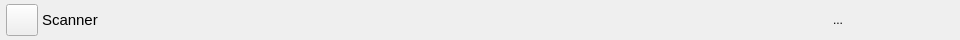
<?xml version="1.0" encoding="UTF-8"?>
<ui version="4.0">
 <class>TitleBar</class>
 <widget class="QWidget" name="TitleBar">
  <property name="geometry">
   <rect>
    <x>0</x>
    <y>0</y>
    <width>960</width>
    <height>40</height>
   </rect>
  </property>
  <property name="sizePolicy">
   <sizepolicy hsizetype="Preferred" vsizetype="Preferred">
    <horstretch>0</horstretch>
    <verstretch>0</verstretch>
   </sizepolicy>
  </property>
  <property name="minimumSize">
   <size>
    <width>960</width>
    <height>40</height>
   </size>
  </property>
  <property name="mouseTracking">
   <bool>true</bool>
  </property>
  <property name="windowTitle">
   <string>Form</string>
  </property>
  <layout class="QHBoxLayout" name="horizontalLayout">
   <property name="spacing">
    <number>4</number>
   </property>
   <property name="leftMargin">
    <number>0</number>
   </property>
   <property name="topMargin">
    <number>0</number>
   </property>
   <property name="rightMargin">
    <number>0</number>
   </property>
   <property name="bottomMargin">
    <number>0</number>
   </property>
   <item>
    <layout class="QHBoxLayout" name="m_hLogoLayout">
     <property name="spacing">
      <number>4</number>
     </property>
     <property name="leftMargin">
      <number>6</number>
     </property>
     <property name="topMargin">
      <number>0</number>
     </property>
     <item>
      <widget class="QPushButton" name="m_logoBtn">
       <property name="minimumSize">
        <size>
         <width>24</width>
         <height>24</height>
        </size>
       </property>
       <property name="maximumSize">
        <size>
         <width>32</width>
         <height>32</height>
        </size>
       </property>
       <property name="mouseTracking">
        <bool>false</bool>
       </property>
       <property name="focusPolicy">
        <enum>Qt::NoFocus</enum>
       </property>
       <property name="styleSheet">
        <string notr="true"/>
       </property>
       <property name="text">
        <string/>
       </property>
       <property name="icon">
        <iconset theme="kylin-scanner">
         <normaloff>.</normaloff>.</iconset>
       </property>
       <property name="iconSize">
        <size>
         <width>24</width>
         <height>24</height>
        </size>
       </property>
      </widget>
     </item>
     <item>
      <widget class="QLabel" name="m_appnameLabel">
       <property name="enabled">
        <bool>true</bool>
       </property>
       <property name="font">
        <font>
         <pointsize>11</pointsize>
        </font>
       </property>
       <property name="toolTip">
        <string/>
       </property>
       <property name="text">
        <string>Scanner</string>
       </property>
       <property name="scaledContents">
        <bool>true</bool>
       </property>
       <property name="alignment">
        <set>Qt::AlignLeading|Qt::AlignLeft|Qt::AlignVCenter</set>
       </property>
      </widget>
     </item>
    </layout>
   </item>
   <item>
    <spacer name="m_hSpacer">
     <property name="orientation">
      <enum>Qt::Horizontal</enum>
     </property>
     <property name="sizeType">
      <enum>QSizePolicy::MinimumExpanding</enum>
     </property>
     <property name="sizeHint" stdset="0">
      <size>
       <width>407</width>
       <height>20</height>
      </size>
     </property>
    </spacer>
   </item>
   <item>
    <layout class="QHBoxLayout" name="m_hBtnLayout">
     <property name="spacing">
      <number>2</number>
     </property>
     <property name="leftMargin">
      <number>4</number>
     </property>
     <property name="topMargin">
      <number>0</number>
     </property>
     <property name="rightMargin">
      <number>4</number>
     </property>
     <property name="bottomMargin">
      <number>0</number>
     </property>
     <item>
      <widget class="QToolButton" name="m_OptionBtn">
       <property name="sizePolicy">
        <sizepolicy hsizetype="Minimum" vsizetype="Fixed">
         <horstretch>0</horstretch>
         <verstretch>0</verstretch>
        </sizepolicy>
       </property>
       <property name="minimumSize">
        <size>
         <width>32</width>
         <height>32</height>
        </size>
       </property>
       <property name="maximumSize">
        <size>
         <width>32</width>
         <height>32</height>
        </size>
       </property>
       <property name="focusPolicy">
        <enum>Qt::NoFocus</enum>
       </property>
       <property name="toolTip">
        <string>Option</string>
       </property>
       <property name="text">
        <string>...</string>
       </property>
       <property name="icon">
        <iconset theme="open-menu-symbolic">
         <normaloff>.</normaloff>.</iconset>
       </property>
       <property name="popupMode">
        <enum>QToolButton::InstantPopup</enum>
       </property>
       <property name="autoRaise">
        <bool>true</bool>
       </property>
       <property name="isWindowButton" stdset="0">
        <number>1</number>
       </property>
       <property name="useIconHighlightEffect" stdset="0">
        <number>2</number>
       </property>
      </widget>
     </item>
     <item>
      <widget class="QPushButton" name="m_minBtn">
       <property name="minimumSize">
        <size>
         <width>32</width>
         <height>32</height>
        </size>
       </property>
       <property name="maximumSize">
        <size>
         <width>32</width>
         <height>32</height>
        </size>
       </property>
       <property name="mouseTracking">
        <bool>false</bool>
       </property>
       <property name="focusPolicy">
        <enum>Qt::NoFocus</enum>
       </property>
       <property name="toolTip">
        <string>Minimize</string>
       </property>
       <property name="text">
        <string/>
       </property>
       <property name="icon">
        <iconset theme="window-minimize-symbolic">
         <normaloff>.</normaloff>.</iconset>
       </property>
       <property name="flat">
        <bool>true</bool>
       </property>
       <property name="isWindowButton" stdset="0">
        <number>1</number>
       </property>
       <property name="useIconHighlightEffect" stdset="0">
        <number>2</number>
       </property>
      </widget>
     </item>
     <item>
      <widget class="QPushButton" name="m_maxBtn">
       <property name="minimumSize">
        <size>
         <width>32</width>
         <height>32</height>
        </size>
       </property>
       <property name="maximumSize">
        <size>
         <width>32</width>
         <height>32</height>
        </size>
       </property>
       <property name="mouseTracking">
        <bool>false</bool>
       </property>
       <property name="focusPolicy">
        <enum>Qt::NoFocus</enum>
       </property>
       <property name="toolTip">
        <string>Maximize</string>
       </property>
       <property name="text">
        <string/>
       </property>
       <property name="icon">
        <iconset theme="window-maximize-symbolic">
         <normaloff>.</normaloff>.</iconset>
       </property>
       <property name="checkable">
        <bool>false</bool>
       </property>
       <property name="default">
        <bool>false</bool>
       </property>
       <property name="flat">
        <bool>true</bool>
       </property>
       <property name="isWindowButton" stdset="0">
        <number>1</number>
       </property>
       <property name="useIconHighlightEffect" stdset="0">
        <number>2</number>
       </property>
      </widget>
     </item>
     <item>
      <widget class="QPushButton" name="m_closeBtn">
       <property name="minimumSize">
        <size>
         <width>32</width>
         <height>32</height>
        </size>
       </property>
       <property name="maximumSize">
        <size>
         <width>32</width>
         <height>32</height>
        </size>
       </property>
       <property name="mouseTracking">
        <bool>false</bool>
       </property>
       <property name="focusPolicy">
        <enum>Qt::NoFocus</enum>
       </property>
       <property name="toolTip">
        <string>Close</string>
       </property>
       <property name="text">
        <string/>
       </property>
       <property name="icon">
        <iconset theme="window-close-symbolic">
         <normaloff>.</normaloff>.</iconset>
       </property>
       <property name="flat">
        <bool>true</bool>
       </property>
       <property name="isWindowButton" stdset="0">
        <number>2</number>
       </property>
       <property name="useIconHighlightEffect" stdset="0">
        <number>8</number>
       </property>
      </widget>
     </item>
    </layout>
   </item>
  </layout>
 </widget>
 <resources/>
 <connections/>
</ui>
